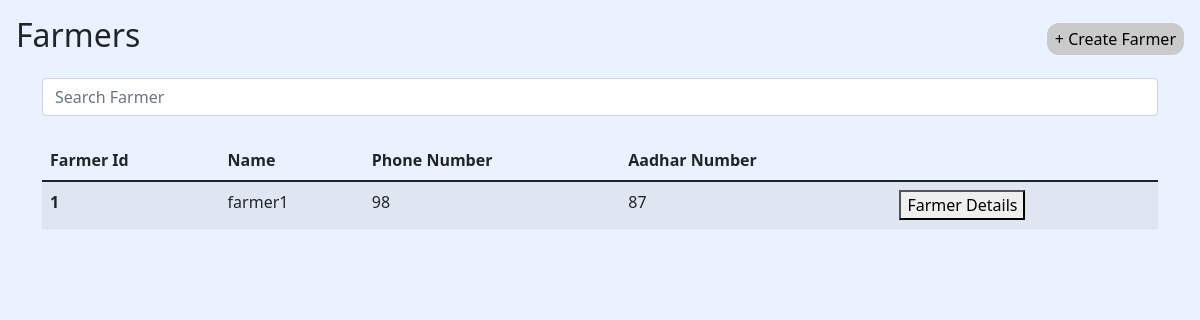
Before: /farmers with the older database file.
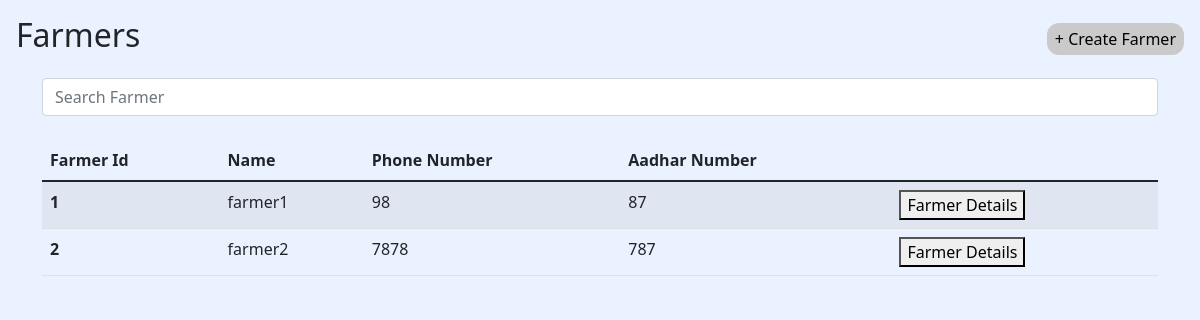
After: the same page with the newer database file.
### adminaccess/models.py (models this page shows)
class Farmer(models.Model):
    name = models.CharField(max_length=50)
    phone_number = models.IntegerField()
    address = models.TextField()
    aadhar_number = models.IntegerField(blank=True, null=True)
    family_members = models.IntegerField(blank=True, null=True)
    family_occupation = models.CharField(max_length=50, blank=True, null=True)
    is_access = models.BooleanField(default=False)
    create_date = models.DateTimeField(auto_now_add=True)
    modified_date = models.DateTimeField(auto_now=True)

### adminaccess/views.py (the view)
# urls.py: path('farmers', views.farmers, name="farmers"),
def farmers(request):
    farmers = Farmer.objects.all()
    return render(request, 'forms/farmers.html', {'farmers':farmers})

### templates/forms/farmers.html (shortened to what this page needs)
<!DOCTYPE html>
<html lang="en">
<head>
    {% load static %}
    <link href="https://cdn.jsdelivr.net/npm/bootstrap@5.1.3/dist/css/bootstrap.min.css" rel="stylesheet" />
    <link rel="stylesheet" href="{% static 'createuser.css' %}" />
</head>
<body>
    <div class="d-flex justify-content-between p-3">
        <div class="h2">Farmers</div>
        <div class="d-flex justify-content-center align-items-center">
            <a href="farmer_registration" class="add_btn">+ Create Farmer</a>
        </div>
    </div>
    <div class="container">
        <div class="form-outline mb-4">
            <input type="search" class="form-control" id="datatable-search-input" placeholder="Search Farmer">
        </div>
        <div id="datatable">
            <table class="table table-striped table-hover">
                <thead>
                    <tr>
                        <th scope="col">Farmer Id</th>
                        <th scope="col">Name</th>
                        <th scope="col">Phone Number</th>
                        <th scope="col">Aadhar Number</th>
                    </tr>
                </thead>
                <tbody>
                    {% for farmer in farmers %}
                    <div>
                    <tr class="farmers">
                        <th scope="row">{{farmer.id}}</th>
                        <td class="farmer_name">{{farmer.name}}</td>
                        <td class="farmer_mobile">{{farmer.phone_number}}</td>
                        <td>{{farmer.aadhar_number}}</td>
                        <td>
                            <button><a href=" {% url 'farmer_details' farmer_id=farmer.id %}">Farmer Details</a></button>
                        </td>
                    </tr>
                </div>
                    {% endfor %}
                </tbody>
            </table>
        </div>
    </div>
</body>
</html>

Changed rows visible on the page:
added Farmer: id "2", name "farmer2", phone_number "7878", aadhar_number "787"
